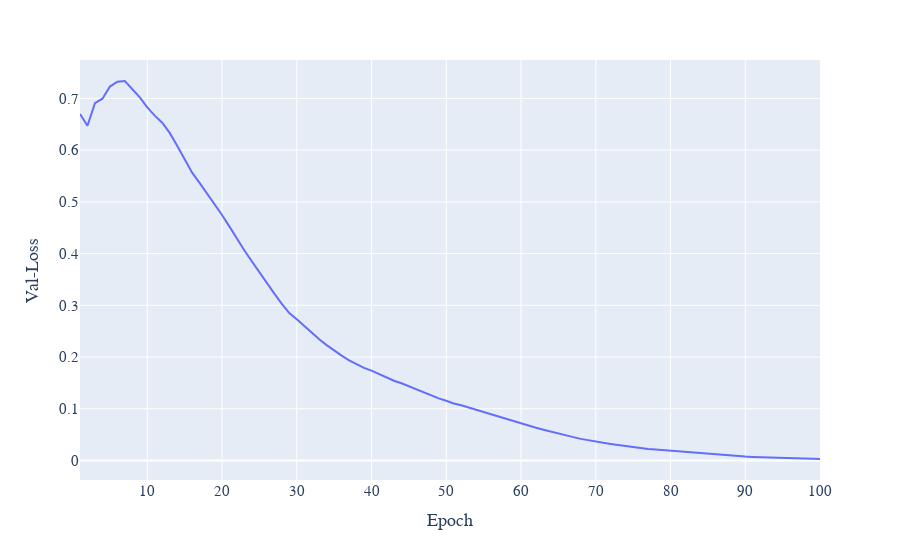

The notebook cell saved with this chart:
### Code cell
fig=px.line(df_complicated,x='epoch',y='val/loss',render_mode='svg')
fig.update_xaxes(title_text='Epoch')
fig.update_yaxes(title_text='Val-Loss')
fig.update_layout(font_family="Times New Roman",font_size=15)
fig.write_image("val_loss.svg")
fig.show()
svg_to_pdf('val_loss.svg', 'train4/pdf/val_loss.pdf')

### Figure 1 — Plotly figure (JSON) as saved in the notebook; plotly's stock layout.template omitted (floating-point values rounded to 4 significant figures)
{"data": [{"hovertemplate": "epoch=%{x}<br>val/loss=%{y}<extra></extra>", "legendgroup": "", "line": {"color": "#636efa", "dash": "solid"}, "marker": {"symbol": "circle"}, "mode": "lines", "name": "", "orientation": "v", "showlegend": false, "type": "scatter", "x": [1, 2, 3, 4, 5, 6, 7, 8, 9, 10, 11, 12, 13, 14, 15, 16, 17, 18, 19, 20, 21, 22, 23, 24, 25, 26, 27, 28, 29, 30, 31, 32, 33, 34, 35, 36, 37, 38, 39, 40, 41, 42, 43, 44, 45, 46, 47, 48, 49, 50, 51, 52, 53, 54, 55, 56, 57, 58, 59, 60, 61, 62, 63, 64, 65, 66, 67, 68, 69, 70, 71, 72, 73, 74, 75, 76, 77, 78, 79, 80, 81, 82, 83, 84, 85, 86, 87, 88, 89, 90, 91, 92, 93, 94, 95, 96, 97, 98, 99, 100], "xaxis": "x", "y": [0.67, 0.6471, 0.6907, 0.6996, 0.723, 0.7324, 0.7337, 0.7187, 0.7022, 0.6828, 0.6667, 0.653, 0.6333, 0.6086, 0.5834, 0.5565, 0.5367, 0.5168, 0.4959, 0.4746, 0.4522, 0.4285, 0.406, 0.3847, 0.3633, 0.3428, 0.3225, 0.3027, 0.2849, 0.2731, 0.2599, 0.2471, 0.2344, 0.2231, 0.2124, 0.2027, 0.1938, 0.1861, 0.1791, 0.1737, 0.1674, 0.1601, 0.1542, 0.1493, 0.1433, 0.1373, 0.1313, 0.1248, 0.1201, 0.1155, 0.1103, 0.1068, 0.1024, 0.09783, 0.09285, 0.08818, 0.08391, 0.07967, 0.07542, 0.0714, 0.06723, 0.06321, 0.05951, 0.05559, 0.05207, 0.04859, 0.04517, 0.04185, 0.03899, 0.03645, 0.0342, 0.03207, 0.02998, 0.02784, 0.02598, 0.02412, 0.02245, 0.02135, 0.02018, 0.01887, 0.01745, 0.01597, 0.01454, 0.01318, 0.01198, 0.01084, 0.009952, 0.009091, 0.008274, 0.007509, 0.006821, 0.006232, 0.005682, 0.005163, 0.004699, 0.00427, 0.003877, 0.003519, 0.003196, 0.002903], "yaxis": "y"}], "layout": {"font": {"family": "Times New Roman", "size": 15}, "legend": {"tracegroupgap": 0}, "margin": {"t": 60}, "xaxis": {"anchor": "y", "domain": [0, 1], "title": {"text": "Epoch"}}, "yaxis": {"anchor": "x", "domain": [0, 1], "title": {"text": "Val-Loss"}}}}
